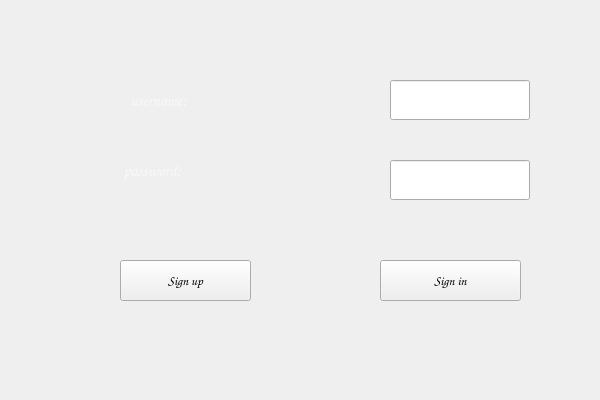
<?xml version="1.0" encoding="UTF-8"?>
<ui version="4.0">
 <class>load</class>
 <widget class="QWidget" name="load">
  <property name="geometry">
   <rect>
    <x>0</x>
    <y>0</y>
    <width>600</width>
    <height>400</height>
   </rect>
  </property>
  <property name="minimumSize">
   <size>
    <width>600</width>
    <height>400</height>
   </size>
  </property>
  <property name="maximumSize">
   <size>
    <width>600</width>
    <height>400</height>
   </size>
  </property>
  <property name="palette">
   <palette>
    <active>
     <colorrole role="WindowText">
      <brush brushstyle="SolidPattern">
       <color alpha="255">
        <red>248</red>
        <green>248</green>
        <blue>248</blue>
       </color>
      </brush>
     </colorrole>
    </active>
    <inactive>
     <colorrole role="WindowText">
      <brush brushstyle="SolidPattern">
       <color alpha="255">
        <red>248</red>
        <green>248</green>
        <blue>248</blue>
       </color>
      </brush>
     </colorrole>
    </inactive>
    <disabled>
     <colorrole role="WindowText">
      <brush brushstyle="SolidPattern">
       <color alpha="255">
        <red>120</red>
        <green>120</green>
        <blue>120</blue>
       </color>
      </brush>
     </colorrole>
    </disabled>
   </palette>
  </property>
  <property name="windowTitle">
   <string>Welcome to 2048</string>
  </property>
  <property name="styleSheet">
   <string notr="true">#load{
border-image: url(:/image/load.png);
}</string>
  </property>
  <widget class="QPushButton" name="pushButton">
   <property name="enabled">
    <bool>true</bool>
   </property>
   <property name="geometry">
    <rect>
     <x>380</x>
     <y>260</y>
     <width>141</width>
     <height>41</height>
    </rect>
   </property>
   <property name="font">
    <font>
     <family>Comic Sans MS</family>
     <pointsize>10</pointsize>
     <weight>75</weight>
     <bold>true</bold>
    </font>
   </property>
   <property name="styleSheet">
    <string notr="true">background:rgb(29, 48, 90);
color:#FFFFFF;border-radius:3px;}
QPushButton:hover{background: rgb(29, 48, 120);color:#FFFFFF;border-radius:3px;}QPushButton:pressed {padding-left:1px;  padding-top:1px;</string>
   </property>
   <property name="text">
    <string>Sign in</string>
   </property>
  </widget>
  <widget class="QLineEdit" name="username">
   <property name="geometry">
    <rect>
     <x>390</x>
     <y>80</y>
     <width>140</width>
     <height>40</height>
    </rect>
   </property>
   <property name="font">
    <font>
     <family>Consolas</family>
     <pointsize>16</pointsize>
    </font>
   </property>
   <property name="styleSheet">
    <string notr="true">border-image:rgb(255, 255, 255)
</string>
   </property>
  </widget>
  <widget class="QLineEdit" name="password">
   <property name="geometry">
    <rect>
     <x>390</x>
     <y>160</y>
     <width>140</width>
     <height>40</height>
    </rect>
   </property>
   <property name="font">
    <font>
     <pointsize>7</pointsize>
    </font>
   </property>
   <property name="styleSheet">
    <string notr="true">border-image:rgb(85, 85, 255)</string>
   </property>
   <property name="echoMode">
    <enum>QLineEdit::Password</enum>
   </property>
  </widget>
  <widget class="QPushButton" name="pushButton_2">
   <property name="geometry">
    <rect>
     <x>120</x>
     <y>260</y>
     <width>131</width>
     <height>41</height>
    </rect>
   </property>
   <property name="font">
    <font>
     <family>Comic Sans MS</family>
     <pointsize>10</pointsize>
     <weight>75</weight>
     <italic>false</italic>
     <bold>true</bold>
    </font>
   </property>
   <property name="styleSheet">
    <string notr="true">background:rgb(29, 48, 90);
color:#FFFFFF;border-radius:3px;}
QPushButton:hover{background: rgb(29, 48, 120);color:#FFFFFF;border-radius:3px;}QPushButton:pressed {padding-left:1px;  padding-top:1px;</string>
   </property>
   <property name="text">
    <string>Sign up</string>
   </property>
  </widget>
  <widget class="QLabel" name="label">
   <property name="geometry">
    <rect>
     <x>130</x>
     <y>80</y>
     <width>101</width>
     <height>41</height>
    </rect>
   </property>
   <property name="font">
    <font>
     <family>Comic Sans MS</family>
     <pointsize>12</pointsize>
     <weight>75</weight>
     <bold>true</bold>
    </font>
   </property>
   <property name="styleSheet">
    <string notr="true">border-image:rgb(85, 85, 255)</string>
   </property>
   <property name="text">
    <string>username:</string>
   </property>
  </widget>
  <widget class="QLabel" name="label_2">
   <property name="enabled">
    <bool>true</bool>
   </property>
   <property name="geometry">
    <rect>
     <x>120</x>
     <y>150</y>
     <width>141</width>
     <height>41</height>
    </rect>
   </property>
   <property name="font">
    <font>
     <family>Comic Sans MS</family>
     <pointsize>12</pointsize>
     <weight>75</weight>
     <bold>true</bold>
    </font>
   </property>
   <property name="styleSheet">
    <string notr="true">border-image:rgb(85, 85, 255)</string>
   </property>
   <property name="text">
    <string> password:</string>
   </property>
  </widget>
 </widget>
 <layoutdefault spacing="6" margin="11"/>
 <resources/>
 <connections/>
</ui>
